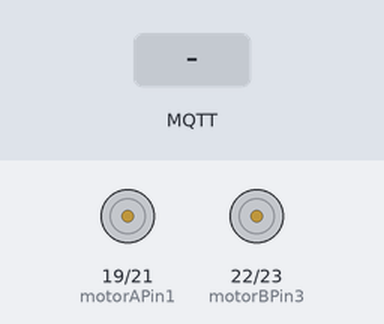
A sketch run on a simulated ESP32. Parts: motor-driver pin pairs drawn as motors (green arrow = first pin HIGH = forward, orange = second pin HIGH = backward, longer = more drive, scaled by the enable pin). The inputs (shaded band) are chosen by the test bench. WiFi joins after 1.5 s; servers stay silent unless stated; no MQTT or app messages arrive unless stated; what the sketch prints to the serial monitor is not drawn.

Above: at 2.7 s.
2.8 s: MQTT message "F" arrives on the first subscribed topic
At 3.4 s:
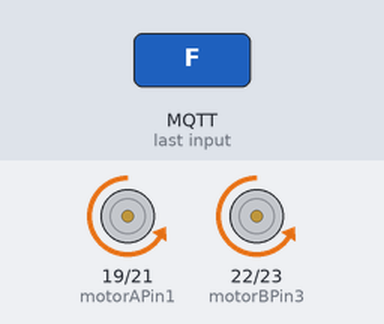
4.3 s: MQTT message "S" arrives on the first subscribed topic
At 5.5 s:
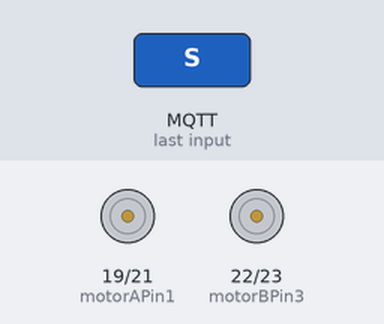
5.8 s: MQTT message "B" arrives on the first subscribed topic
At 6.8 s:
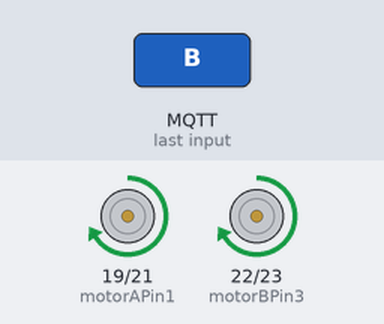
7.3 s: MQTT message "L" arrives on the first subscribed topic
At 8.0 s:
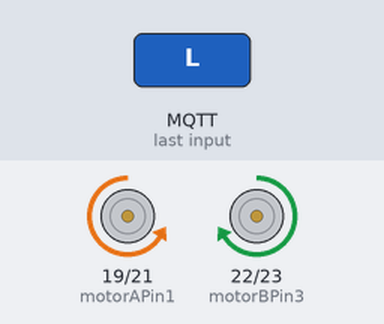
8.8 s: MQTT message "R" arrives on the first subscribed topic
At 9.1 s:
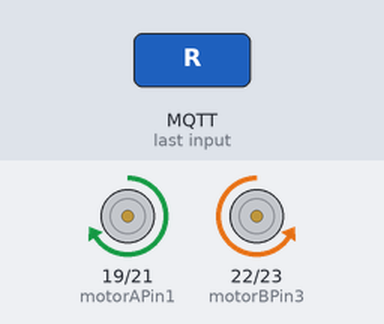
Timing chart, 0 to 11.3 s (numbered marks = the images above; inputs shaded):
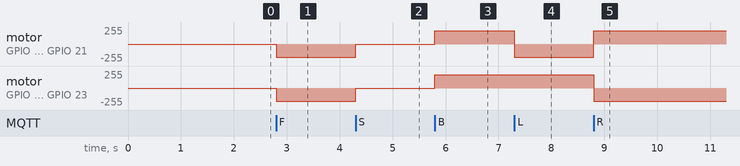

The sketch:

MQTT_ROS.ino
```cpp
#include <WiFi.h>
#include <PubSubClient.h>

// WiFi
const char *ssid = ""; // Insertar contraseña de la red Wi-Fi
const char *password = "";  // Contraseña de la red Wi-Fi a conectarse (si es publica dejar vacio)

// Broker MQTT, llenar con los datos relevantes del broker escogido.
const char *mqtt_broker = "";
const char *topic = "";
const char *mqtt_username = "";
const char *mqtt_password = "";
const int mqtt_port = 1884;

// Motor A
int motorAPin1 = 19;
int motorAPin2 = 21;
int enableAPin = 18;

// Motor B
int motorBPin3 = 22;
int motorBPin4 = 23;
int enableBPin = 17;

// Propiedades PWM
const int freq = 30000;
const int pwmChannelA = 0;
const int pwmChannelB = 1;
const int resolution = 8;
int dutyCycle = 200;
char firstChar;

WiFiClient espClient;
PubSubClient client(espClient);

void setup() {
 Serial.begin(115200);
 //Conexion red Wi-Fi
 WiFi.begin(ssid, password);
 while (WiFi.status() != WL_CONNECTED) {
     delay(500);
     Serial.println("Conectando al WiFi..");
 }
 Serial.println("Conectado a la red Wi-Fi.");
 //Conexion al broker MQTT
 client.setServer(mqtt_broker, mqtt_port);
 client.setCallback(callback);
 while (!client.connected()) {
     String client_id = ""; //insertar el id del broker mqtt que se va a usar
     client_id += String(WiFi.macAddress());
     Serial.printf("El cliente %s se conecta al broker mqtt \n", client_id.c_str());
     if (client.connect(client_id.c_str(), mqtt_username, mqtt_password)) {
         Serial.println("Conectado al broker MQTT exitosamente");
     } else {
         Serial.print("Fallo con el estado: ");
         Serial.print(client.state());
         delay(2000);
     }
 }
 // Publicar y subscribirse al topico
 client.publish(topic, "ESP32 conectada al servidor MQTT.");
 client.subscribe(topic);
// Colocar los pines como salida
  pinMode(motorAPin1, OUTPUT);
  pinMode(motorAPin2, OUTPUT);
  pinMode(enableAPin, OUTPUT);
  pinMode(motorBPin3, OUTPUT);
  pinMode(motorBPin4, OUTPUT);
  pinMode(enableBPin, OUTPUT);

  // Configurar la funcionalidad del PWM
  ledcSetup(pwmChannelA, freq, resolution);
  ledcSetup(pwmChannelB, freq, resolution);

  // Asignar el canal al pin del GPIO para el PWM
  ledcAttachPin(enableAPin, pwmChannelA);
  ledcAttachPin(enableBPin, pwmChannelB);

}

void callback(char *topic, byte *payload, unsigned int length) {
 Serial.print("Mensaje nuevo en el topico: ");
 Serial.println(topic);
 Serial.print("Mensaje:");
 for (int i = 0; i < length; i++) {
     Serial.print((char) payload[i]);
     if(i == 0){
      firstChar = (char)payload[i];
      }
 }
}

void loop() {
 client.loop();
 switch(firstChar){
    case 'S':
    Serial.print("Para");
      Parar();
    break;
    case 'F':
    Serial.print("Adelante");
      Adelante();
      setPWMSpeed(dutyCycle);
    break;
    case 'B':
      Atras();
      Serial.print("Atras");
      setPWMSpeed(dutyCycle);
    break;
    case 'L':
    Serial.print("Izquierda");
      Izquierda();
      setPWMSpeed(dutyCycle);
    break;
    case 'R':
    Serial.print("Derecha");
      Derecha();
      setPWMSpeed(dutyCycle);
    break;
    default:
    break;
  }
}

void Parar() {
  digitalWrite(motorAPin1, LOW);
  digitalWrite(motorAPin2, LOW);
  digitalWrite(motorBPin3, LOW);
  digitalWrite(motorBPin4, LOW);
}

void Atras() {
  digitalWrite(motorAPin1, HIGH);
  digitalWrite(motorAPin2, LOW);
  digitalWrite(motorBPin3, HIGH);
  digitalWrite(motorBPin4, LOW);
}

void Adelante() {
  digitalWrite(motorAPin1, LOW);
  digitalWrite(motorAPin2, HIGH);
  digitalWrite(motorBPin3, LOW);
  digitalWrite(motorBPin4, HIGH);
}

void Izquierda() {
  digitalWrite(motorAPin1, LOW);
  digitalWrite(motorAPin2, HIGH);
  digitalWrite(motorBPin3, HIGH);
  digitalWrite(motorBPin4, LOW);
}

void Derecha() {
  digitalWrite(motorAPin1, HIGH);
  digitalWrite(motorAPin2, LOW);
  digitalWrite(motorBPin3, LOW);
  digitalWrite(motorBPin4, HIGH);
}

void setPWMSpeed(int speed) {
  ledcWrite(pwmChannelA, speed);
  ledcWrite(pwmChannelB, speed);
}
```

Measured:
- after the input at 2.8 s, motor on GPIO 19 (motorAPin1) / GPIO 21 (motorAPin2), motor on GPIO 22 (motorBPin3) / GPIO 23 (motorBPin4): stopped → backward 199/255 at once
- after the input at 4.3 s, motor on GPIO 19 (motorAPin1) / GPIO 21 (motorAPin2), motor on GPIO 22 (motorBPin3) / GPIO 23 (motorBPin4): backward 199/255 → stopped at once
- after the input at 5.8 s, motor on GPIO 19 (motorAPin1) / GPIO 21 (motorAPin2), motor on GPIO 22 (motorBPin3) / GPIO 23 (motorBPin4): stopped → forward 199/255 at once
- after the input at 7.3 s, motor on GPIO 19 (motorAPin1) / GPIO 21 (motorAPin2): forward 199/255 → backward 199/255 at once
- after the input at 8.8 s, motor on GPIO 19 (motorAPin1) / GPIO 21 (motorAPin2): backward 199/255 → forward 199/255 at once; motor on GPIO 22 (motorBPin3) / GPIO 23 (motorBPin4): forward 199/255 → backward 199/255 at once
